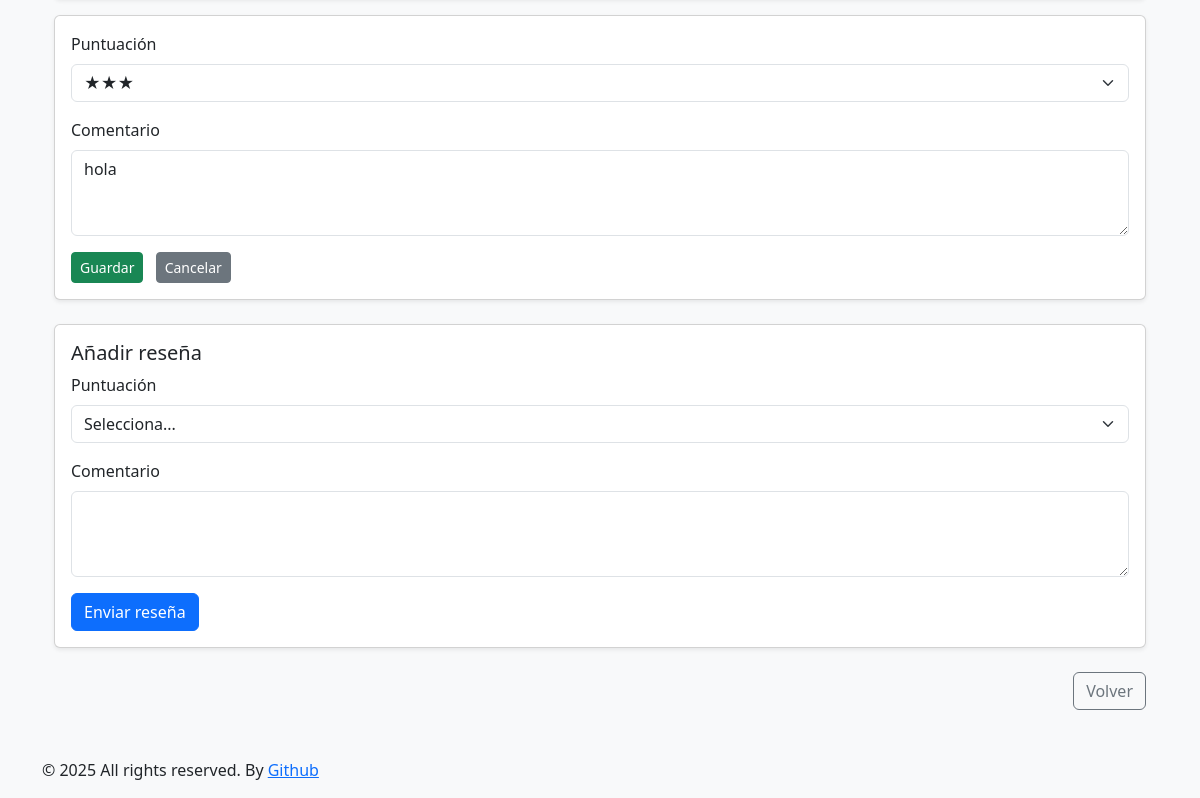
The page /libros/libro/1/?editar_reseña=9 (signed in, lower part) on the database as committed earlier.
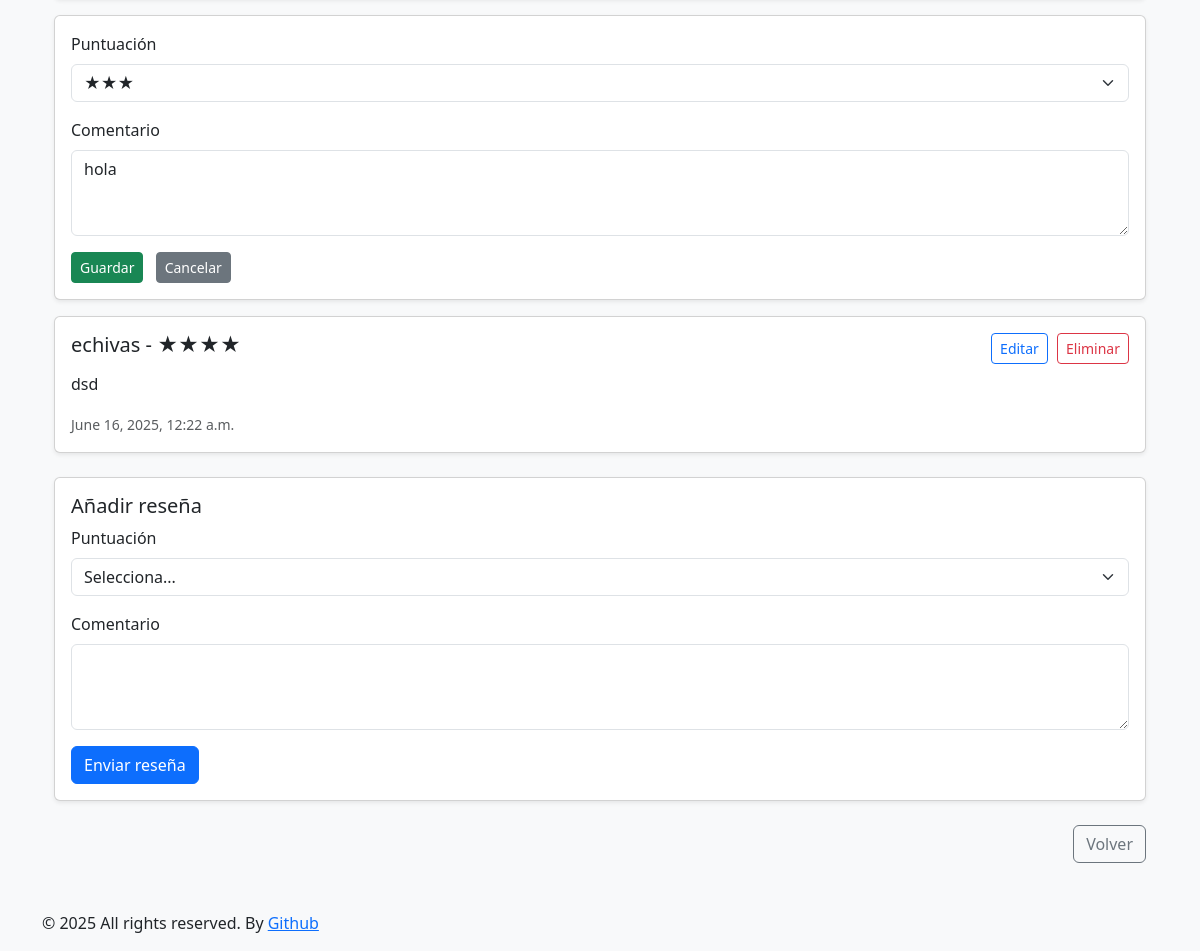
The same page on the database as committed later.
### libros/models.py (models this page shows, shortened)
class Reseña(models.Model):
    libro = models.ForeignKey(Libro, on_delete=models.CASCADE, related_name='reseñas')
    usuario = models.ForeignKey(User, on_delete=models.CASCADE)
    comentario = models.TextField()
    puntuacion = models.PositiveIntegerField(choices=[(1, '★'), (2, '★★'), (3, '★★★'), (4, '★★★★'), (5, '★★★★★')])
    fecha = models.DateTimeField(auto_now_add=True)

### libros/views.py (the view, shortened to what this page needs)
# urls.py: path('libro/<int:libro_id>/', views.detalle_libro, name='detalle_libro'),
def detalle_libro(request, libro_id):
    libro = get_object_or_404(Libro, pk=libro_id)
    reseñas = libro.reseñas.all().order_by('-fecha')
    logger.debug(f"Accediendo a libro ID: {libro_id}, usuario: {request.user.username if request.user.is_authenticated else 'Anónimo'}")
    reseña_editando = None
    if 'editar_reseña' in request.GET and request.user.is_authenticated:
        reseña_id = request.GET.get('editar_reseña')
        try:
            reseña_editando = get_object_or_404(Reseña, pk=reseña_id, usuario=request.user)
            logger.debug(f"Iniciando edición de reseña ID: {reseña_id}")
        except Exception as e:
            logger.error(f"Error al editar reseña: {str(e)}")
            messages.error(request, 'No puedes editar esta reseña')
    context = {
        'libro': libro,
        'reseñas': reseñas,
        'form': ReseñaForm(),
        'reseña_editando': reseña_editando,
        'reseña_form': ReseñaForm(),  # Para opciones de puntuación
    }
    return render(request, 'libros/detalle.html', context)

### libros/forms.py
class ReseñaForm(forms.ModelForm):
    class Meta:
        model = Reseña
        fields = ['comentario', 'puntuacion']
        widgets = {
            'comentario': forms.Textarea(attrs={
                'class': 'form-control',
                'placeholder': 'Escribe tu reseña aquí...',
                'rows': 4
            }),
            'puntuacion': forms.Select(attrs={'class': 'form-control'})
        }
        labels = {
            'comentario': 'Tu opinión',
            'puntuacion': 'Puntuación'
        }

### libros/models.py (called while the page is built)
    def __str__(self):
        return self.nombre

### templates/libros/detalle.html (shortened to what this page needs)
{% extends 'base/base.html' %}
{% block content %}
<div class="container my-5">
    {% for reseña in libro.reseñas.all %}
    <div class="card mb-3 shadow-sm">
        <div class="card-body">
            {% if reseña_editando and reseña_editando.id == reseña.id %}
            <form method="POST">
                <div class="mb-3">
                    <label class="form-label">Puntuación</label>
                    <select name="puntuacion" class="form-select">
                        {% for value, text in reseña_form.fields.puntuacion.choices %}
                        <option value="{{ value }}" {% if value == reseña.puntuacion %}selected{% endif %}>{{ text }}</option>
                        {% endfor %}
                    </select>
                </div>
                <div class="mb-3">
                    <label class="form-label">Comentario</label>
                    <textarea name="comentario" class="form-control" rows="3">{{ reseña.comentario }}</textarea>
                </div>
                <button type="submit" name="editar_reseña" class="btn btn-sm btn-success me-2">Guardar</button>
                <a href="?cancelar_edicion=true" class="btn btn-sm btn-secondary">Cancelar</a>
            </form>
            {% else %}
            <h5 class="card-title d-flex justify-content-between">
                {{ reseña.usuario.username }} - {{ reseña.get_puntuacion_display }}
                {% if user == reseña.usuario %}
                <div>
                    <a href="?editar_reseña={{ reseña.id }}" class="btn btn-sm btn-outline-primary me-1">Editar</a>
                    <form method="post" class="d-inline">
                        <button type="submit" name="eliminar_reseña" class="btn btn-sm btn-outline-danger"
                            onclick="return confirm('¿Estás seguro de querer eliminar esta reseña?')">Eliminar</button>
                    </form>
                </div>
                {% endif %}
            </h5>
            <p class="card-text">{{ reseña.comentario }}</p>
            <p class="text-muted mb-0"><small>{{ reseña.fecha }}</small></p>
            {% endif %}
        </div>
    </div>
    {% empty %}
    <p class="text-muted">No hay reseñas todavía.</p>
    {% endfor %}
    {% if user.is_authenticated %}
    <div class="card mt-4 shadow-sm">
        <div class="card-body">
            <h5 class="card-title">Añadir reseña</h5>
            <form method="POST" action="{% url 'libros:detalle_libro' libro.id %}">
                <div class="mb-3">
                    <label class="form-label">Puntuación</label>
                    <select name="puntuacion" class="form-select" required>
                        <option value="">Selecciona...</option>
                    </select>
                </div>
                <div class="mb-3">
                    <label class="form-label">Comentario</label>
                    <textarea name="comentario" class="form-control" rows="3" required></textarea>
                </div>
                <button type="submit" class="btn btn-primary">Enviar reseña</button>
            </form>
        </div>
    </div>
    {% endif %}
    <div class="text-end mt-4">
        <a href="javascript:history.back()" class="btn btn-outline-secondary">
             Volver
        </a>
    </div>
</div>
{% endblock %}

Rows that differ between the two databases and show on the page:
added Reseña: usuario.username "echivas", puntuacion "★★★★", comentario "dsd", fecha "June 16, 2025, 12:22 a.m."
